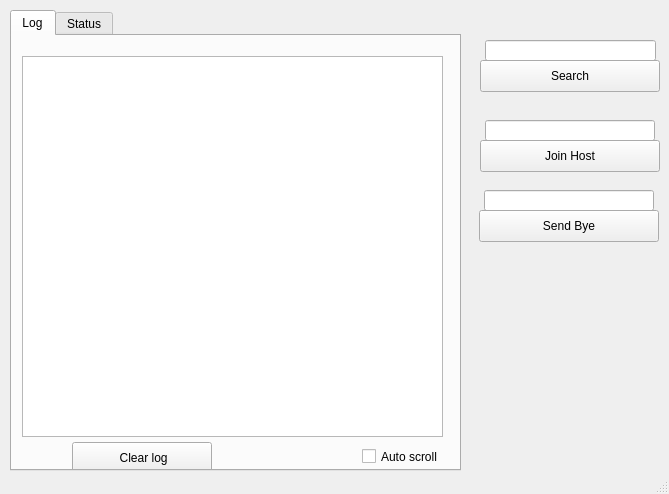
<?xml version="1.0" encoding="UTF-8"?>
<ui version="4.0">
 <class>MainWindow</class>
 <widget class="QMainWindow" name="MainWindow">
  <property name="geometry">
   <rect>
    <x>0</x>
    <y>0</y>
    <width>669</width>
    <height>494</height>
   </rect>
  </property>
  <property name="windowTitle">
   <string>P2P</string>
  </property>
  <widget class="QWidget" name="centralwidget">
   <widget class="QPushButton" name="pb_search">
    <property name="geometry">
     <rect>
      <x>480</x>
      <y>60</y>
      <width>180</width>
      <height>32</height>
     </rect>
    </property>
    <property name="text">
     <string>Search</string>
    </property>
   </widget>
   <widget class="QPushButton" name="pb_join">
    <property name="geometry">
     <rect>
      <x>480</x>
      <y>140</y>
      <width>180</width>
      <height>32</height>
     </rect>
    </property>
    <property name="text">
     <string>Join Host</string>
    </property>
   </widget>
   <widget class="QTabWidget" name="tabWidget">
    <property name="geometry">
     <rect>
      <x>10</x>
      <y>10</y>
      <width>451</width>
      <height>461</height>
     </rect>
    </property>
    <property name="currentIndex">
     <number>0</number>
    </property>
    <widget class="QWidget" name="tab">
     <attribute name="title">
      <string>Log</string>
     </attribute>
     <widget class="QCheckBox" name="enable_auto_scroll">
      <property name="enabled">
       <bool>true</bool>
      </property>
      <property name="geometry">
       <rect>
        <x>350</x>
        <y>400</y>
        <width>101</width>
        <height>41</height>
       </rect>
      </property>
      <property name="text">
       <string>Auto scroll</string>
      </property>
     </widget>
     <widget class="QTextBrowser" name="sa_log">
      <property name="geometry">
       <rect>
        <x>10</x>
        <y>20</y>
        <width>421</width>
        <height>381</height>
       </rect>
      </property>
     </widget>
     <widget class="QPushButton" name="clear_log">
      <property name="geometry">
       <rect>
        <x>60</x>
        <y>406</y>
        <width>140</width>
        <height>32</height>
       </rect>
      </property>
      <property name="text">
       <string> Clear log</string>
      </property>
     </widget>
    </widget>
    <widget class="QWidget" name="tab_2">
     <attribute name="title">
      <string>Status</string>
     </attribute>
     <widget class="QListWidget" name="lw_peers">
      <property name="geometry">
       <rect>
        <x>10</x>
        <y>20</y>
        <width>421</width>
        <height>151</height>
       </rect>
      </property>
     </widget>
     <widget class="QListWidget" name="lw_messages">
      <property name="geometry">
       <rect>
        <x>10</x>
        <y>190</y>
        <width>421</width>
        <height>161</height>
       </rect>
      </property>
     </widget>
    </widget>
   </widget>
   <widget class="QPushButton" name="pb_bye">
    <property name="geometry">
     <rect>
      <x>479</x>
      <y>210</y>
      <width>180</width>
      <height>32</height>
     </rect>
    </property>
    <property name="text">
     <string>Send Bye</string>
    </property>
   </widget>
   <widget class="QLineEdit" name="le_search">
    <property name="geometry">
     <rect>
      <x>485</x>
      <y>40</y>
      <width>171</width>
      <height>21</height>
     </rect>
    </property>
   </widget>
   <widget class="QLineEdit" name="le_join">
    <property name="geometry">
     <rect>
      <x>485</x>
      <y>120</y>
      <width>170</width>
      <height>21</height>
     </rect>
    </property>
   </widget>
   <widget class="QLineEdit" name="le_bye">
    <property name="geometry">
     <rect>
      <x>484</x>
      <y>190</y>
      <width>170</width>
      <height>21</height>
     </rect>
    </property>
   </widget>
  </widget>
  <widget class="QStatusBar" name="statusbar"/>
 </widget>
 <resources/>
 <connections/>
</ui>
